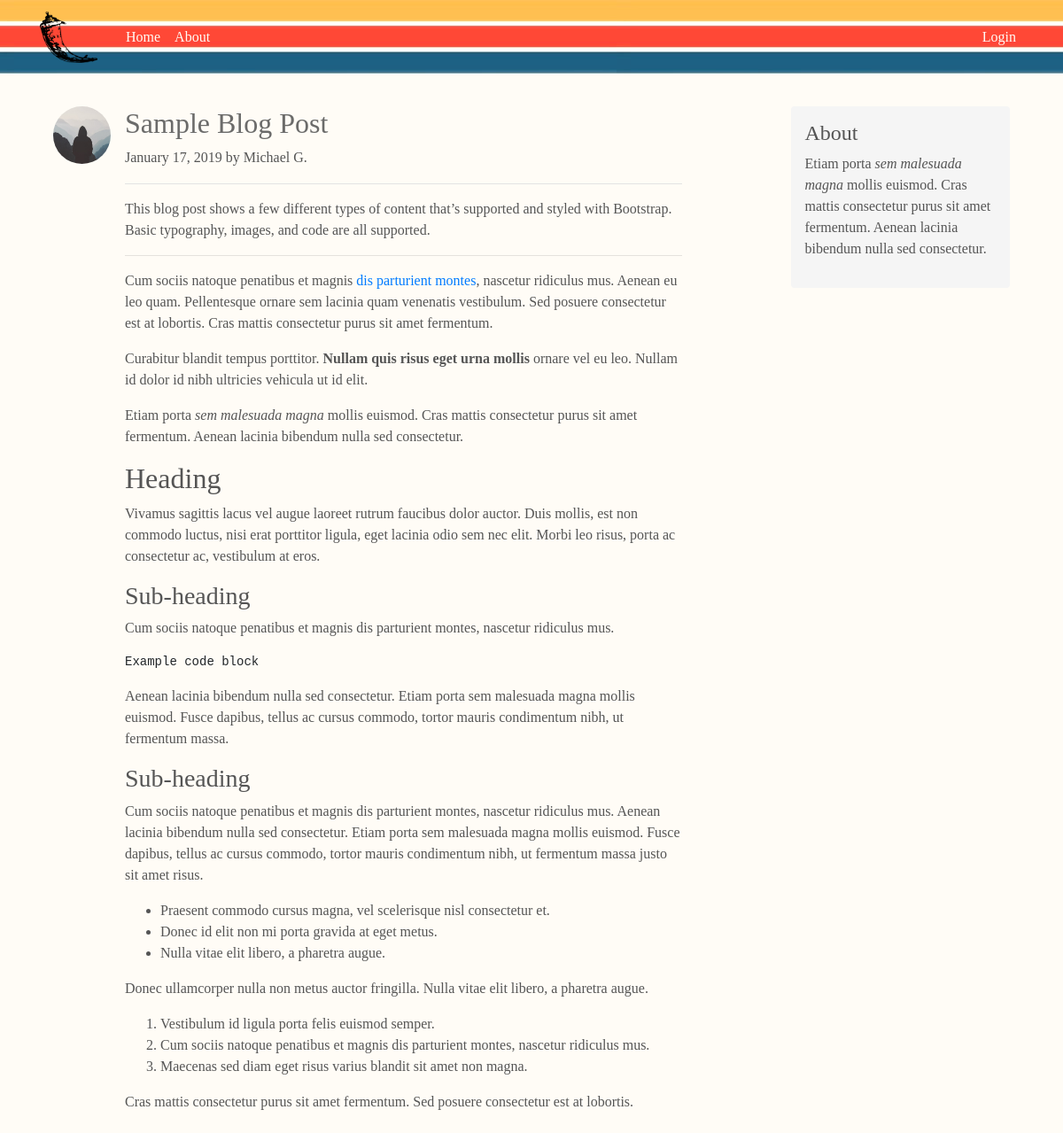
/post/1, run on the app's committed database.
### personal_blog/models.py (models this page shows, shortened)
class User(db.Model, UserMixin):
    id = db.Column(db.Integer, primary_key=True)
    username = db.Column(db.String(20), unique=True, nullable=False)
    alias = db.Column(db.String(20), unique=True, nullable=False)
    image_file = db.Column(db.String(20), nullable=False, default='default.jpg')
    password = db.Column(db.String(60), nullable=False)
    posts = db.relationship('Post', backref='author', lazy=True)

class Post(db.Model):
    id = db.Column(db.Integer, primary_key=True)
    title = db.Column(db.String(100), nullable=False)
    date_posted = db.Column(db.DateTime, nullable=False, default=datetime.utcnow)
    content = db.Column(db.Text, nullable=False)
    user_id = db.Column(db.Integer, db.ForeignKey('user.id'), nullable=False)

### personal_blog/routes.py (the view)
@app.route("/post/<int:post_id>")
def post(post_id):
    post = Post.query.get_or_404(post_id)
    return render_template('post.html', title=post.title, post=post)

### personal_blog/templates/post.html (shortened to what this page needs)
{% extends "layout.html" %}
{% block content %}
<div class="row" id="blog_post">
    <div class="col-sm-8 blog-main">
      <div class="blog-post">
        <article class="media content-section">
          <img class="rounded-circle article-img" src="{{ url_for('static', filename='profile_pics/' + post.author.image_file) }}">
          <div class="media-body">
            <div class="article-metadata">
              <h2><a class="article-title" href="{{ url_for('post', post_id=post.id) }}">{{ post.title }}</a></h2>
              <p class="blog-post-meta">{{ post.date_posted.strftime('%B %d, %Y') }} by {{ post.author.alias }} </p>
            </div>
            <p class="article-content">{{ post.content|safe }}</p>
          </div>
        </article>
    </div>
  </div>
  <div class="col-sm-3 offset-sm-1 blog-sidebar">
    <div class="sidebar-module sidebar-module-inset">
      <h4>About</h4>
      <p>Etiam porta <em>sem malesuada magna</em> mollis euismod. Cras mattis consectetur purus sit amet fermentum. Aenean lacinia bibendum nulla sed consectetur.</p>
    </div>
  </div>
</div>
{% endblock content %}

### personal_blog/static/main.css (style rules this page uses)
body { background: #fff0cf2e; color: #333333; margin-top: 5rem; font-family: Georgia, "Times New Roman", Times, serif; color: #555; }
.article-title { color: #555555de; }
.article-content { white-space: pre-line; }
.article-img { height: 65px; width: 65px; margin-right: 16px; }
.article-metadata { padding-bottom: 1px; margin-bottom: 4px; border-bottom: 1px solid #e3e3e3 }
.blog-post { margin-bottom: 3rem; }
.sidebar-module-inset { padding: 1rem; background-color: #f5f5f5; border-radius: .25rem; }
#blog_post { padding-top: 40px; }

### data on the page
User: image_file (placeholder picture), author.alias "Michael G."
Post: title "Sample Blog Post", date_posted "January 17, 2019", content "This blog post shows a few different types of content that’s supported and styled with Bootstrap. Basic typography, images, and code are all supported. Cum sociis natoque penatibus et magnis dis parturient montes , nascetur ridiculus mus. Aenean eu leo quam. Pellentesque ornare sem lacinia quam venenatis vestibulum. Sed posuere consectetur est at lobortis. Cras mattis consectetur purus sit amet fermentum. Curabitur blandit tempus porttitor. Nullam quis risus eget urna mollis ornare vel eu leo. Nullam id dolor id nibh ultricies vehicula ut id elit. Etiam porta sem malesuada magna mollis euismod. Cras mattis consectetur purus sit amet fermentum. Aenean lacinia bibendum nulla sed consectetur.…"
